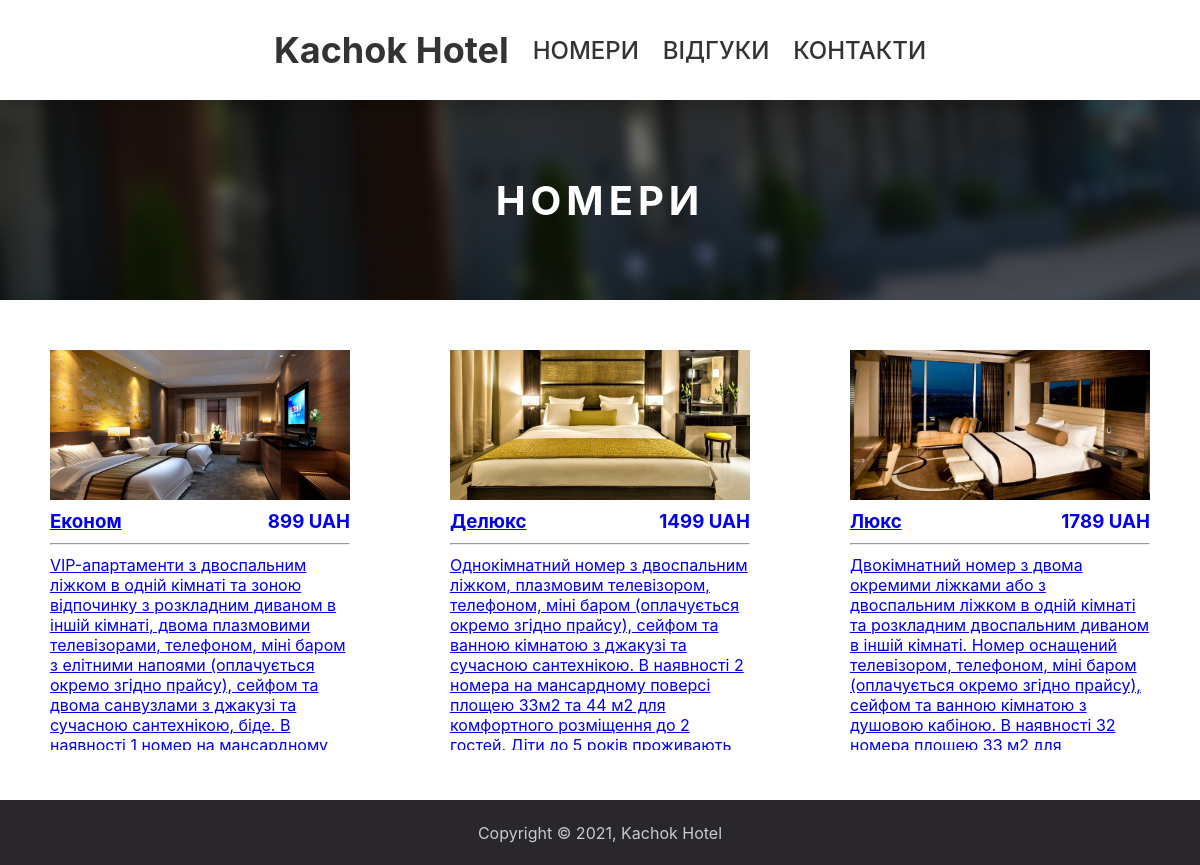
Screenshot of /rooms with the database file from the repository.
### myapp/models.py (models this page shows, shortened)
class Room(models.Model):
    id = models.AutoField(primary_key=True)
    img = models.CharField(max_length=500)
    name = models.CharField(max_length=100)
    price = models.IntegerField()
    summary = models.CharField(max_length=500)
    description = models.CharField(max_length=1000)

### myapp/views.py (the view)
# urls.py: path('rooms', views.rooms, name='rooms'),
def rooms(req):
    rooms = Room.objects.all()
    return render(req, 'rooms.html', {'rooms': rooms})

### myapp/templates/rooms.html
{% extends "base.html" %}
{% block head %}
<link href="static/rooms.css" rel="stylesheet">
{% endblock head %}
{% block content %}
<div class="content">
    <div class="topHeader">
        <h1>НОМЕРИ</h1>
    </div>
    <div class="inner">
        {% for room in rooms %}
        <a href="/room?id={{room.id}}" class="room">
            <img src="{{room.img}}" class="img">
            <h3>
                {{room.name}}
                <span style="float: right">{{room.price}} UAH</span>
            </h3>
            <hr>
            <p>{{room.summary}}</p>
        </a>
        {% endfor %}
    </div>
</div>
{% endblock content %}

### myapp/templates/base.html (shortened to what this page needs)
<!DOCTYPE html>
{% load static %}
<html lang="en">
<head>
    <link href="{% static 'style.css' %}" rel="stylesheet">
    {% block head %}{% endblock head %}
</head>
<body>
    <div class="cont">
        <div class="header">
            <div class="header_inner">
                <a href="/" class="hlink">
                    <h2>Kachok Hotel</h2>
                </a>
                <a href="/rooms" class="hlink">
                    НОМЕРИ
                </a>
                <a href="/reviews" class="hlink">
                    ВІДГУКИ
                </a>
                <a href="/contacts" class="hlink">
                    КОНТАКТИ
                </a>
            </div>
        </div>
        <main class="main">
            {% block content%}{% endblock content %}
        </main>
        <div class="footer">
            Copyright © 2021, Kachok Hotel
        </div>
    </div>
</body>
</html>

### myapp/static/style.css (style rules this page uses)
* { margin: 0; padding: 0; box-sizing: border-box; font-family: -apple-system, BlinkMacSystemFont, 'Segoe UI', Roboto, Oxygen, Ubuntu, Cantarell, 'Open Sans', 'Helvetica Neue', sans-serif; }
html, body { width: 100%; height: 100%; }
.main { width: 100%; flex-shrink: 0; flex-grow: 1; display: flex; justify-content: center; }
.cont { display: flex; flex-direction: column; width: 100%; height: 100%; }
.header { width: 100%; height: 100px; flex-shrink: 0; display: flex; flex-direction: row; justify-content: center; align-items: center; z-index: 1; box-shadow: 0 10px 10px 0 rgba(0, 0, 0, 0.103); }
.header_inner { width: 700px; display: flex; justify-content: space-evenly; align-items: center; font-size: x-large; }
.footer { flex-shrink: 0; background-color: rgb(41, 38, 44); width: 100%; height: 65px; display: flex; justify-content: center; align-items: center; color: rgb(202, 202, 202); }
.hlink { text-decoration: none; color: rgb(51, 51, 51); font-weight: 500; }

### myapp/static/rooms.css (style rules this page uses)
.content { display: flex; flex-direction: column; flex-wrap: wrap; align-items: center; width: 100%; height: 100%; }
.inner { display: flex; flex-wrap: wrap; justify-content: center; align-items: center; width: 100%; height: fit-content; gap: 100px; padding: 50px; }
.topHeader { width: 100%; height: 200px; background-image: url(/static/rooms.jpg); background-size: cover; background-position: center; display: flex; justify-content: center; align-items: center; color: white; letter-spacing: 5px; }
h1 { font-size: 40px; }
.room { display: flex; flex-direction: column; width: 300px; height: 400px; gap: 10px; }
.room p { display: block; overflow:hidden; }
.img { width: 100%; height: 150px; object-fit: cover; }

### rows the page displays
Room: img (picture), name "Економ", price "899", summary "VIP-апартаменти з двоспальним ліжком в одній кімнаті та зоною відпочинку з розкладним диваном в іншій кімнаті, двома плазмовими телевізорами, телефоном, міні баром з елітними напоями (оплачується окремо згідно прайсу), сейфом та двома санвузлами з джакузі та сучасною сантехнікою, біде. В наявності 1 номер на мансардному…"
Room: img (picture), name "Делюкс", price "1499", summary "Однокімнатний номер з двоспальним ліжком, плазмовим телевізором, телефоном, міні баром (оплачується окремо згідно прайсу), сейфом та ванною кімнатою з джакузі та сучасною сантехнікою. В наявності 2 номера на мансардному поверсі площею 33м2 та 44 м2 для комфортного розміщення до 2 гостей. Діти до 5 років проживають…"
Room: img (picture), name "Люкс", price "1789", summary "Двокімнатний номер з двома окремими ліжками або з двоспальним ліжком в одній кімнаті та розкладним двоспальним диваном в іншій кімнаті. Номер оснащений телевізором, телефоном, міні баром (оплачується окремо згідно прайсу), сейфом та ванною кімнатою з душовою кабіною. В наявності 32 номера площею 33 м2 для…"
